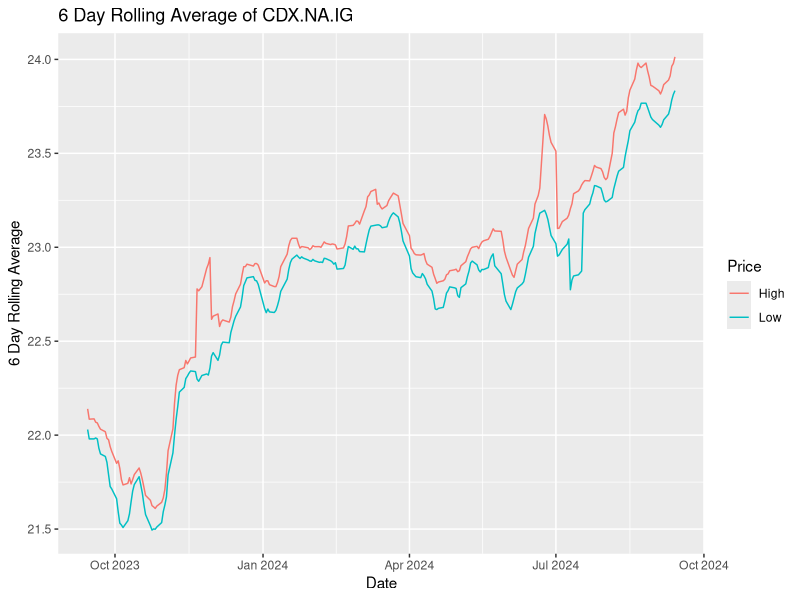

This figure's R source:
## ---- chunk 1
#| output: false
library(tidyverse)
library(lubridate)
library(zoo)
## ---- chunk 2
# Read data
df <- read.csv('cdx_historical_data.csv')

glimpse(df)

## ---- chunk 3
# Assign Date column to datetime

df <- df |> 
  mutate(Date = mdy(Date))

## ---- chunk 4
# Calculate year-to-date

df <- df |> 
  arrange(Date) |> 
  group_by(year = year(Date)) |> 
  mutate(across(-Date, cumsum, .names = "ytd_{.col}"))
## ---- chunk 5
# Calculate rolling 6 day average

df <- df |> 
  arrange(Date) |> 
  mutate(across
         (c("Close.Last", "Volume", "Open", "High", "Low"),
           ~ rollapply(
             .x,
             width = 6,
             FUN = mean,
             fill = NA,
             partial = TRUE,
             align = 'right'),
           .names = "roll_mean_{.col}")
         )

## ---- chunk 6
ggplot(df, aes(x = Date)) +
  geom_line(aes(y = roll_mean_High, color = "High")) +
  geom_line(aes(y = roll_mean_Low, color = "Low")) +
  labs(
    title = "6 Day Rolling Average of CDX.NA.IG",
    x = "Date",
    y = "6 Day Rolling Average",
    color = "Price"
  )

